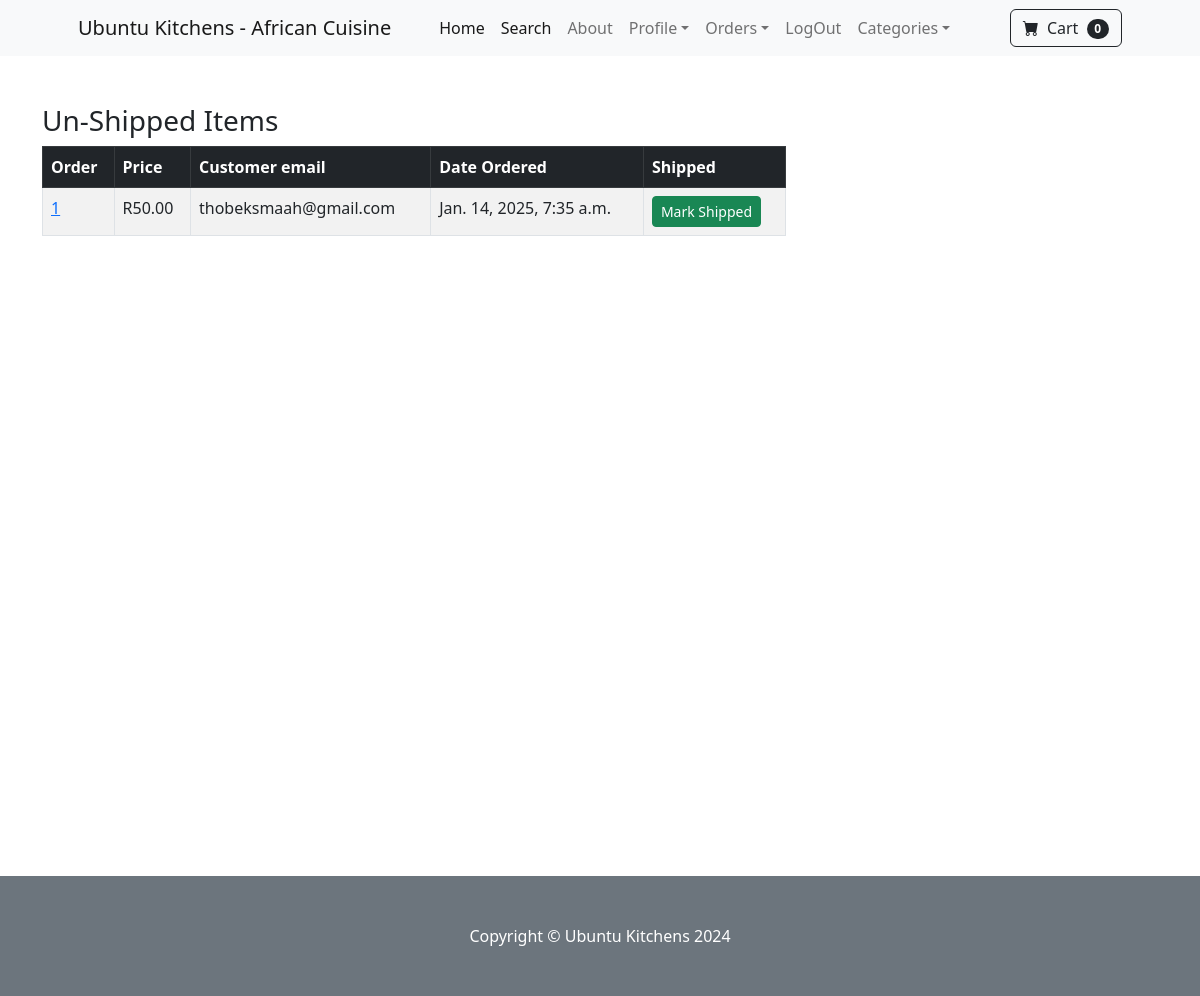
Page /payment/not_shipped_dash (signed in) on the committed database.
### payment/models.py (models this page shows)
class Order(models.Model):
   user = models.ForeignKey(User, on_delete=models.CASCADE,null=True, blank=True)
   full_name = models.CharField(max_length=250)
   email = models.CharField(max_length=250)
   shipping_address = models.TextField(max_length=15000)
   amount_paid = models.DecimalField(max_digits=7, decimal_places=2)
   date_ordered = models.DateTimeField(auto_now_add=True)
   shipped = models.BooleanField(default=False)
   date_shipped = models.DateTimeField(blank=True,null=True)

### payment/views.py (the view, shortened to what this page needs)
# urls.py: path("not_shipped_dash",views.not_shipped_dash,name="not_shipped_dash"),
def not_shipped_dash(request):
    if request.user.is_authenticated and request.user.is_superuser:
        orders = Order.objects.filter(shipped=False)
        return render(request, "payment/not_shipped_dash.html", {"orders":orders})
    else:
     messages.success(request,"Access Denied!")
     return redirect('home')

### cart/cart.py (called while the page is built)
    def __len__(self):
     return sum(item['quantity'] for item in self.cart.values())

### cart/context_processors.py (called while the page is built)
def cart(request):
    return{'cart': Cart(request)}

### payment/templates/payment/not_shipped_dash.html (shortened to what this page needs)
{% extends 'base.html' %}
{% block content %}
<div class="container">
    <div class="row">
        <centre>
            <div class="col-8">
                <br/><br/>
<h3>Un-Shipped Items</h3>
<table class="table table-striped table-hover table-bordered">
    <thead class="table-dark">
      <tr>
        <th scope="col">Order</th>
        <th scope="col">Price</th>
        <th scope="col">Customer email</th>
        <th scope="col">Date Ordered</th>
        <th scope="col">Shipped</th>
      </tr>
    </thead>
    <tbody>
        {% for item in orders %}
      <tr>
        <td><a href="{% url 'orders' item.id %}">{{ item.id }}</a></td>
        <td>R{{ item.amount_paid }}</td>
        <td>{{ item.email }}</td>
        <td>{{ item.date_ordered }}</td>
        <th>
            <form method="POST">
                <button type="Submit" class="btn btn-success btn-sm">Mark Shipped</button>
            </form>
    </th>
      </tr>
      {% endfor %}
  </table>
                <br/><br/>
                <br/><br/>
                <br/><br/>
                <br/><br/>
                <br/><br/>
                </div>
        </centre>
    </div>
</div>
<br/><br/>
<br/><br/>
<br/><br/>
<br/><br/>
<br/><br/>
<br/><br/>
<br/><br/>
<br/><br/>
{% endblock %}

### rows in the picture
Order: id "1", amount_paid "50.00", email "thobeksmaah@gmail.com", date_ordered "Jan. 14, 2025, 7:35 a.m."

### other values in the picture
{{ cart|length }} "0"
